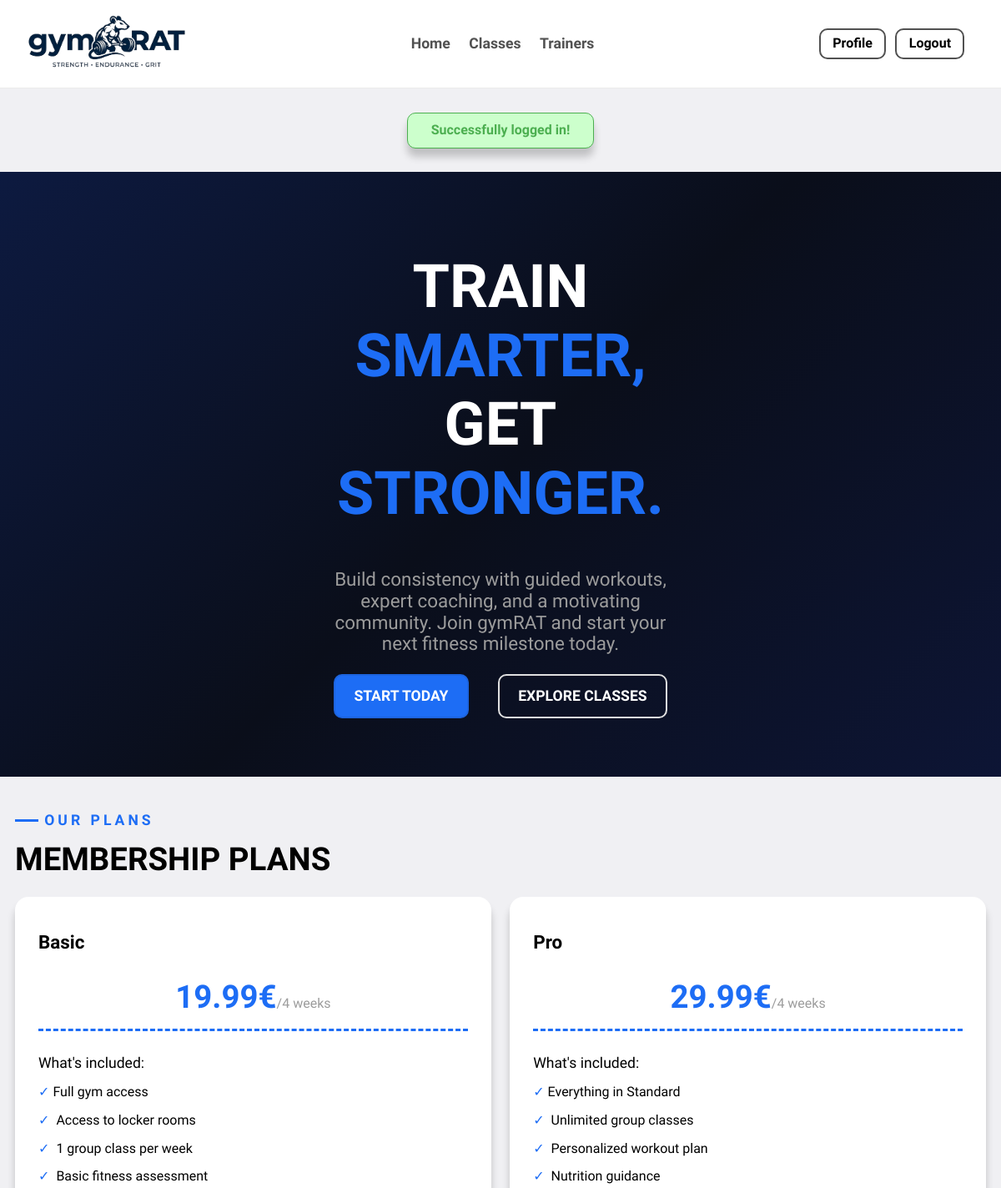
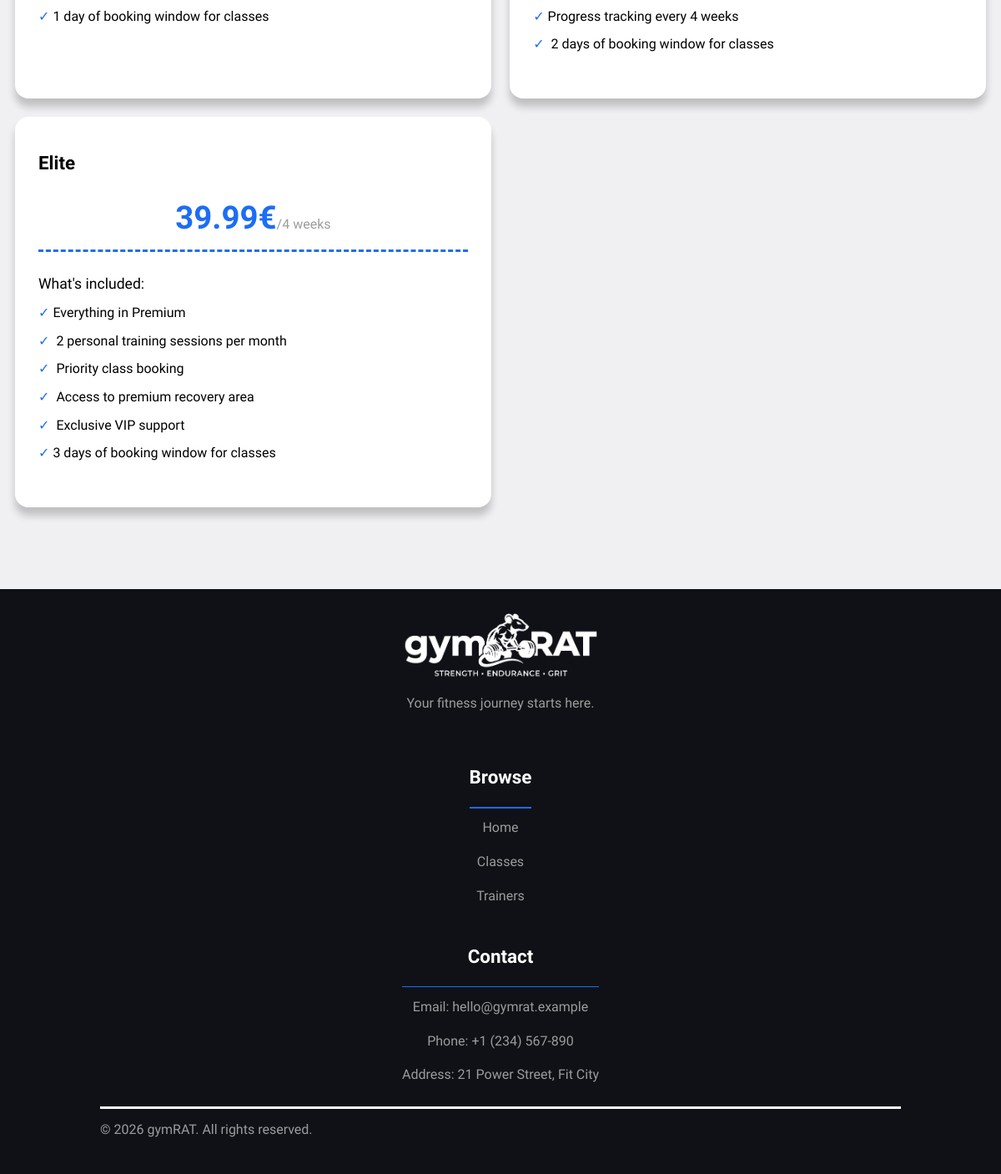
Page /pages/index.php (signed in) on the committed database (2 pictures, top to bottom).
### tables this page shows
CREATE TABLE MembershipTier(
    id INTEGER NOT NULL,
    name TEXT NOT NULL,
    description TEXT NOT NULL,
    monthly_fee REAL NOT NULL,
    booking_window_days INTEGER NOT NULL, -- number of days in advance that the user can book a class session (0 means same day)
    is_active INTEGER NOT NULL DEFAULT 1, -- whether the tier is active and can be subscribed to by users
    
    CONSTRAINT PK_MembershipTier PRIMARY KEY (id),
    CONSTRAINT ValidMonthlyFee CHECK (monthly_fee > 0),
    CONSTRAINT ValidBookingWindow CHECK (booking_window_days > 0)
);

### pages/index.php (called while the page is built, shortened)
<?php
  $session = new Session();
  require_once (__DIR__ . '/../templates/common.php');
  require_once (__DIR__ . '/../templates/index.php');
  $db = getDatabaseConnection();
  require_once (__DIR__ . '/../database/membership_tier.class.php');
  $plans = MembershipTier::getActiveMembershipTiers($db);
  drawIndexPage($plans, $session);
?>

### database/membership_tier.class.php (called while the page is built, shortened)
<?php
  class MembershipTier {
    public static function getActiveMembershipTiers(PDO $db) : array {
      $stmt = $db->prepare('SELECT * FROM MembershipTier WHERE is_active = 1 ORDER BY monthly_fee ASC');
      $stmt->execute();
      $tiers = [];
      while ($row = $stmt->fetch()) {
        $tiers[] = new MembershipTier(
          (int)$row['id'],
          $row['name'],
          $row['description'],
          (float)$row['monthly_fee'],
          (int)$row['booking_window_days'],
          (bool)$row['is_active']
        );
      }
      return $tiers;
    }
  }
?>

### templates/index.php (the view, shortened to what this page needs)
<?php function drawHero() { ?>
 <div id="hero" class="intro">
  <section class="container">
    <div>
      <h1>TRAIN <b>SMARTER,</b> GET <b>STRONGER.</b></h1>
      <p>
      Build consistency with guided workouts, expert coaching, and a motivating community.
      Join gymRAT and start your next fitness milestone today.
      </p>
      <nav>
        <ul>
          <li><a class="btn large blue" href="#membership">START TODAY</a></li>
          <li><a class="btn large transparent-light" href="classes.php">EXPLORE CLASSES</a></li>
        </ul>
      </nav>
    </div>
  </section>
  </div>
<?php } ?>
<?php function drawMembershipPlan(int $id, string $planName, float $price, array $features, Session $session) { ?>
  <article class="card membership-plan">
    <h3><?= htmlspecialchars($planName) ?></h3>
    <p><span><?= $price; ?>€</span>/4 weeks</p>
    <p>What's included:</p>
    <ul>
      <?php foreach ($features as $feature) { ?>
        <li><?= htmlspecialchars($feature) ?></li>
      <?php } ?>
    </ul>
  </article>
<?php } ?>
<?php function drawMembershipPlans(array $plans, Session $session) { ?>
  <div class="plans">
    <?php foreach ($plans as $plan) {
      $features = explode(';', $plan->getDescription());
      drawMembershipPlan($plan->getId(), $plan->getName(), $plan->getMonthlyFee(), $features, $session);
    } ?>
  </div>
<?php } ?>
<?php function drawMembershipContainer(array $plans, Session $session) { ?>
  <div id="membership">
    <section class="container">
      <p class="detail">OUR PLANS</p>
      <h2>MEMBERSHIP PLANS</h2>
      <?php drawMembershipPlans($plans, $session); ?>
    </section>
  </div>
<?php } ?>
<?php function drawIndexPage(array $plans, Session $session) {
  drawHero();
  drawMembershipContainer($plans, $session);
} ?>

### rows in the picture
membershiptier: name "Basic", monthly_fee "19.99", feature "Full gym access", feature "Access to locker rooms", feature "1 group class per week", feature "Basic fitness assessment", feature "1 day of booking window for classes"
membershiptier: name "Pro", monthly_fee "29.99", feature "Everything in Standard", feature "Unlimited group classes", feature "Personalized workout plan", feature "Nutrition guidance", feature "Progress tracking every 4 weeks", feature "2 days of booking window for classes"
membershiptier: name "Elite", monthly_fee "39.99", feature "Everything in Premium", feature "2 personal training sessions per month", feature "Priority class booking", feature "Access to premium recovery area", feature "Exclusive VIP support", feature "3 days of booking window for classes"

### other values in the picture
$message['text'] "Successfully logged in!"
